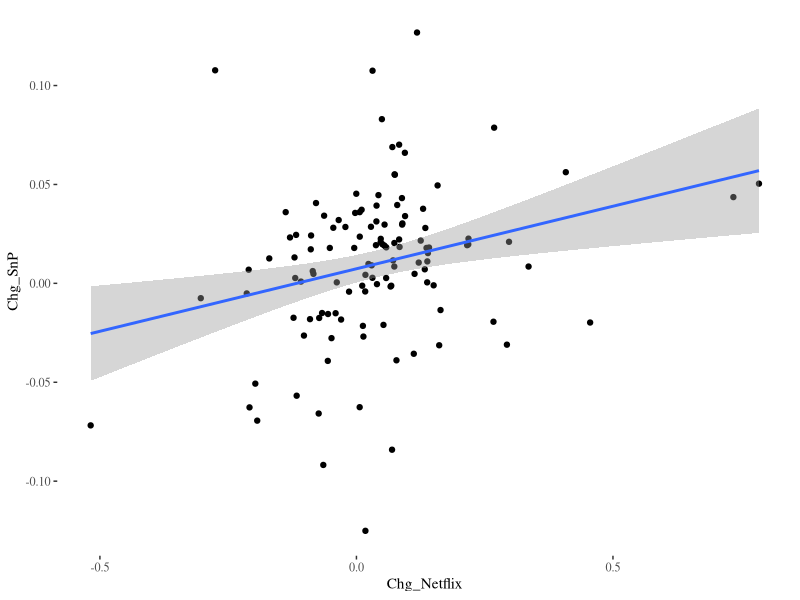

Write the R code that produced this figure.
library(tidyverse)
library(stringr)
library(lubridate)
library(ggthemes)


####Preparation####
# load 10 years S&P500 Price History
SnP <- read_csv2("./Data/SnP500_monthly.csv")

# load 10 years Netflix Price History
Netflix <- read_csv2("./Data/NetflixStockData.csv")

# rename column names
SnP <- SnP %>% rename(Date = `Exchange Date`, Chg = `%Chg`)
Netflix <- Netflix %>% rename(Date = `Exchange Date`, Chg = `%Chg`, Turnover = `Turnover - USD`)

# change format of percent returns of SnP
SnP$Chg <- str_replace(SnP$Chg, "%", "")
SnP$Chg <- str_replace(SnP$Chg, ",", ".")
SnP$Chg <- SnP$Chg %>% as.numeric(SnP$Chg)
SnP$Chg <- SnP$Chg/100

# change format of percent returns of Netflix
Netflix$Chg <- str_replace(Netflix$Chg, "%", "")
Netflix$Chg <- str_replace(Netflix$Chg, ",", ".")
Netflix$Chg <- Netflix$Chg %>% as.numeric(Netflix$Chg)
Netflix$Chg <- Netflix$Chg/100

# merging into one data frame
Netflix_Return <- Netflix %>% select(Date, Chg)
SnP_Return <- SnP %>% select(Date, Chg)
df <- inner_join(Netflix_Return, SnP_Return, by = "Date")
df <- df %>% mutate(Chg_Netflix = Chg.x, Chg_SnP = Chg.y) %>% select(Date, Chg_Netflix, Chg_SnP)
df

#### 10 year beta ####
fit <- lm(df$Chg_Netflix ~ df$Chg_SnP)
summary(fit)

df %>% ggplot(aes(Chg_Netflix, Chg_SnP)) + 
  geom_point() + 
  geom_smooth(method="lm") + 
  theme_tufte()

#### 5 year beta ####
Netflix_5 <- Netflix %>% filter(Date > "2015-01-01")
SnP_5 <- SnP %>% filter(Date > "2015-01-01")

fit <- lm(Netflix_5$Chg ~ SnP_5$Chg)
summary(fit)

#### 3 year beta ####
Netflix_3 <- Netflix %>% filter(Date > "2017-01-01")
SnP_3 <- SnP %>% filter(Date > "2017-01-01")

fit <- lm(Netflix_3$Chg ~ SnP_3$Chg)
summary(fit)



